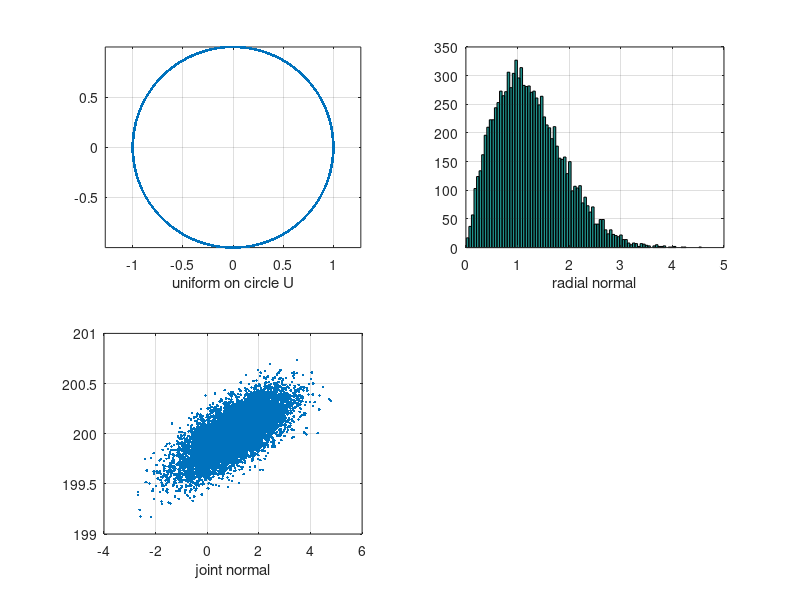
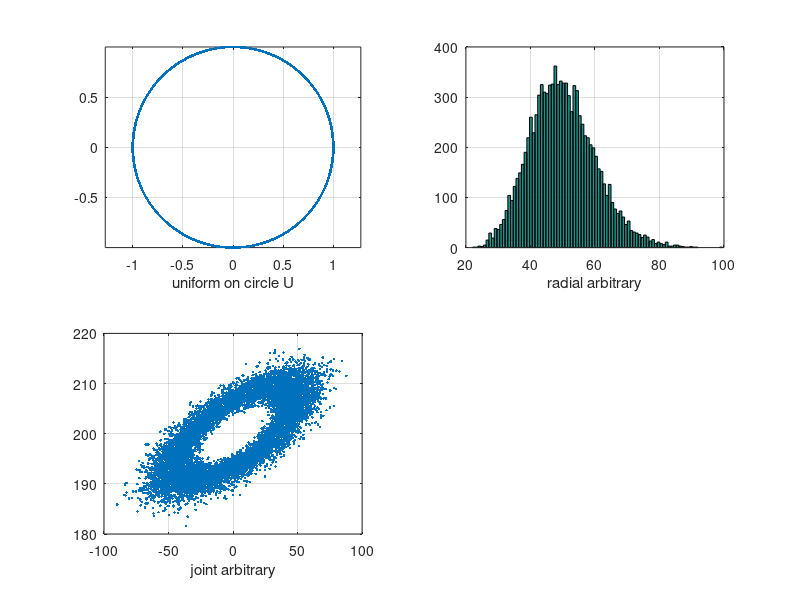

The MATLAB script that drew these images, in order:
% this script decomposes the bivariate normal distribution into its norm and uniform components
% then it uses the uniform component to generate an elliptical
% distribution with location parameter Mu and dispersion parameter Sigma
% see "Risk and Asset Allocation"-Springer (2005), by A. Meucci

clc; clear; close all
%%%%%%%%%%%%%%%%%%%%%%%%%%%%%%%%%%%%%%%%%%%%%%%%%%%%%%%%%%%%%%%%%%%%%%%%%%%%%%%%%%%%%%%%%%%%%%%%%%%%%%%%%%%%%%%%%%
Mu=[1 200]';
s=[1 .2]';
r=[.7];

NumSimul=10000;
%%%%%%%%%%%%%%%%%%%%%%%%%%%%%%%%%%%%%%%%%%%%%%%%%%%%%%%%%%%%%%%%%%%%%%%%%%%%%%%%%%%%%%%%%%%%%%%%%%%%%%%%%%%%%%%%%%
Sigma=diag(s)*[1 r; r 1]*diag(s);
A = chol(Sigma)';
% alternatively use the following:
% [E,L]=pcacov(Sigma);
% A=(E*diag(sqrt(L)));

Y = mvnrnd([0 0]',eye(2),NumSimul);

Norm_Y = sqrt(sum(Y.*Y,2));  
U = Y./(Norm_Y*[1 1]);       % uniform distribution on circle

R_Normal = sqrt(chi2rnd(2,NumSimul,1));  % radial distribution (normal case)
X_Normal = ones(NumSimul,1)*Mu' + (R_Normal*[1 1]).*(U*A');   % bi-variate normal distribution : X = m + RAU

R_Arbitrary = chi2rnd(50,NumSimul,1);      % radial distribution (arbitrary case)
X_Arbitrary = ones(NumSimul,1)*Mu' + (R_Arbitrary*[1 1]).*(U*A');   % bi-variate distribution: X = m + RAU


%%%%%%%%%%%%%%%%%%%%%%%%%%%%%%%%%%%%%%%%%%%%%%%%%%%%%%%%%%%%%%%%%%%%%%%%%%%%%%%%%%%%%%%%%%%%%%%%%%%%%%%%%%%%%%%%%%
NumBins=round(10*log(NumSimul));

% normal distribution
figure 

subplot(2,2,1)
plot(U(:,1),U(:,2),'.');
axis equal
grid on
xlabel('uniform on circle U')

subplot(2,2,2)
hist(R_Normal,NumBins);
grid on
xlabel('radial normal')

subplot(2,2,3)
plot(X_Normal(:,1),X_Normal(:,2),'.');
grid on
xlabel('joint normal')

% strange distribution
figure

subplot(2,2,1)
plot(U(:,1),U(:,2),'.');
axis equal
grid on
xlabel('uniform on circle U')

subplot(2,2,2)
hist(R_Arbitrary,NumBins);
grid on
xlabel('radial arbitrary')

subplot(2,2,3) % multivariate "strange" distribution
plot(X_Arbitrary(:,1),X_Arbitrary(:,2),'.');
grid on
xlabel('joint arbitrary')
